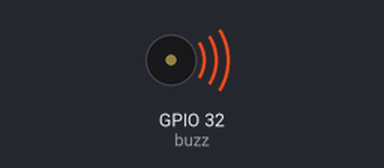
Bench run of a program on a simulated ESP32 board running MicroPython. Parts: buzzer (waves = sounding, pin HIGH). What the program prints to the serial console is not drawn. At 10.0 s the program stops and its outputs stay as they are.

Above: at 0.05 s.
Timing chart, 0 to 3.0 s (numbered marks = the images above):
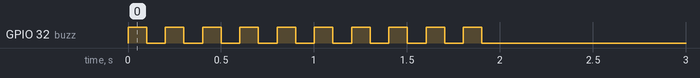

Measured:
- by itself, GPIO 32 (buzz): alternates HIGH for 0.10 s and LOW for 0.10 s, 20 changes in all, then stays LOW

The program:

buzzer.py
```python
import uasyncio as asyncio


async def buzz_func(buz, times, dur_ms):
    for i in range(times):
        buz.on()
        print('on')
        await asyncio.sleep_ms(dur_ms)
        buz.off()
        print('off')

        await asyncio.sleep_ms(dur_ms)

async def main(buzz):
    asyncio.create_task(buzz_func(buzz, 10, 100))
    await asyncio.sleep_ms(10000)


from machine import Pin
buz_pin = 32
buzz = Pin(buz_pin, Pin.OUT)

asyncio.run(main(buzz))
```
